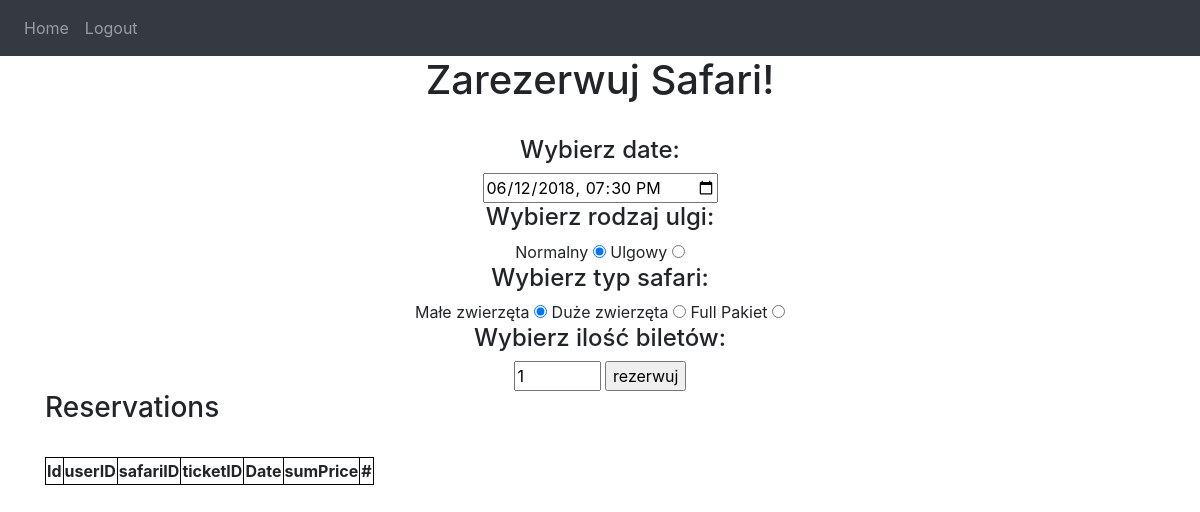
Page / (signed in) on the earlier database version.
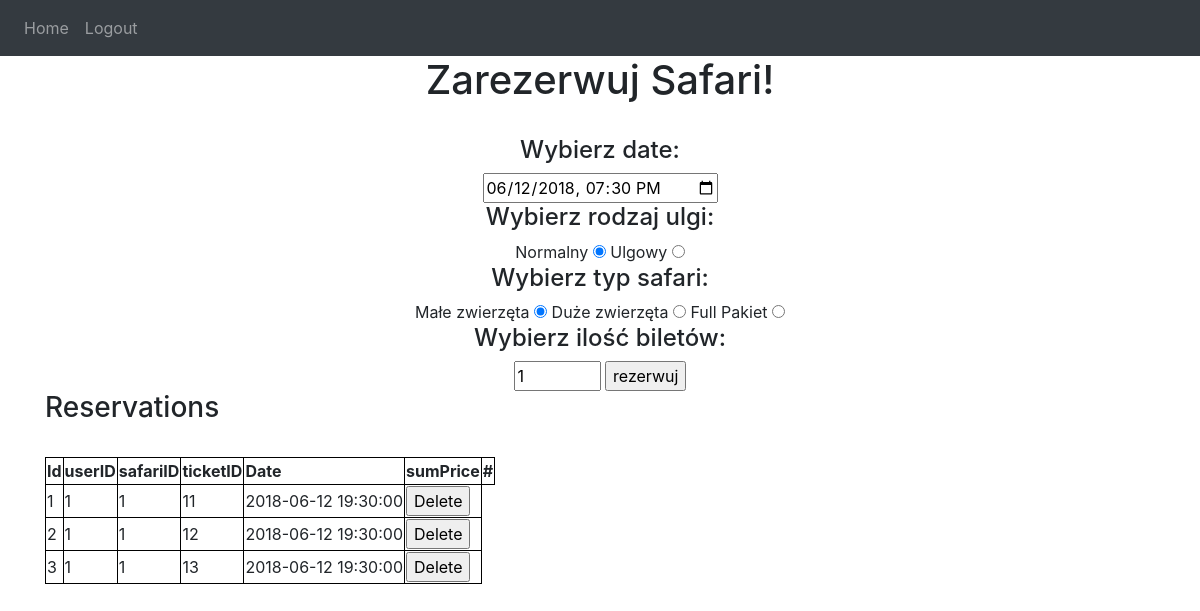
Same page on the later database version.
### website/models.py (models this page shows)
class Reservation(db.Model):
    __tablename__ = 'reservation'
    id = db.Column(db.Integer, primary_key=True)
    user_id = db.Column(db.Integer, db.ForeignKey('user.id'))
    ticket_id = db.Column(db.Integer, db.ForeignKey('ticket.id'))
    guide_id = db.Column(db.Integer, db.ForeignKey('guide.id'))
    safari_id = db.Column(db.Integer, db.ForeignKey('safari.id'))
    tickets = db.relationship('Ticket')
    users = db.relationship('User')
    safari = db.relationship('Safari')

class Safari(db.Model):
    __tablename__ = 'safari'
    id = db.Column(db.Integer, primary_key=True)
    date = db.Column(db.DateTime)
    type = db.Column(db.String(15000))
    seats = db.Column(db.Integer, nullable = False, default = 20)

### website/views.py (the view)
@views.route('/', methods=['GET', 'POST'])
@login_required
def home():
    user_id = current_user.id
    reservations = Reservation.query.filter_by(user_id = user_id)
    return render_template("home.html", user=current_user, reservations = reservations)

### website/__init__.py (called while the page is built)
def create_app():
    app = Flask(__name__)
    app.config['SECRET_KEY'] = '8d907asdadlk;asj1321'
    app.config['SQLALCHEMY_DATABASE_URI'] = f'sqlite:///{DB_NAME}'
    db.init_app(app)
    from .views import views
    from .auth import auth
    app.register_blueprint(views, url_prefix='/')
    app.register_blueprint(auth, url_prefix='/')
    with app.app_context():
        db.create_all()
    login_manager = LoginManager()
    login_manager.login_view = 'auth.login'
    login_manager.init_app(app)
    @login_manager.user_loader
    def load_user(id):
        from .models import User
        return User.query.get(int(id))
    return app

### website/templates/home.html (shortened to what this page needs)
{% extends "base.html" %} {% block title %}Home{% endblock %} {% block content
%}
<h1 align="center">Zarezerwuj Safari!</h1>
<form  action="/create-reservation" method="POST">
  <br />
  <div align="center">
    <h4>
      Wybierz date:
      </h4>
    <input type="datetime-local" id="date_safari" name="date_safari" value="2018-06-12T19:30">
    <h4>
      Wybierz rodzaj ulgi:
      </h4>
      Normalny
      <input type="radio" checked = "true" name="package1" value="full">
      Ulgowy
      <input type="radio"  name="package1" value="reduced">
    <h4>
      Wybierz typ safari:
      </h4>
      Małe zwierzęta
      <input type="radio" checked = "true" name="package2" value="small">
      Duże zwierzęta
      <input type="radio"  name="package2" value="big">
      Full Pakiet
      <input type="radio" name="package2" value="all">
      <h4>
        Wybierz ilość biletów:
        </h4>
        <input type="number" min="1" max="10" name="package3" value="1">
        <input type="submit" value="rezerwuj"/>
  </div>
</form>
<body>
  <h3>Reservations</h3>
  <br>
  <table>
    <thead>
      <th style="border: 1px solid black;">Id</th>
      <th style="border: 1px solid black;">userID</th>
      <th style="border: 1px solid black;">safariID</th>
      <th style="border: 1px solid black;">ticketID</th>
      <th style="border: 1px solid black;">Date</th>
      <th style="border: 1px solid black;">sumPrice</th>
      <th style="border: 1px solid black;">#</th>
   </thead>
     {% for reservation in reservations %}
     <tbody>
        <td style="border: 1px solid black;">{{reservation.id}}</td>
        <td style="border: 1px solid black;">{{reservation.user_id}}</td>
        <td style="border: 1px solid black;">{{reservation.safari_id}}</td>
        <td style="border: 1px solid black;">{{reservation.ticket_id}}</td>
        <td style="border: 1px solid black;">{{reservation.safari.date}}</td>
        <td style="border: 1px solid black;">
          <form action="{{ url_for('views.delete_reservation', id=reservation.id) }}" method="post">
            <input type="submit" value="Delete">
        </form>
        </td>
     </tbody>
     {% endfor%}
    </table>
</body>
{% endblock %}

### website/templates/base.html (shortened to what this page needs)
<!DOCTYPE html>
<html>
  <head>
    <link
      rel="stylesheet"
      href="https://stackpath.bootstrapcdn.com/bootstrap/4.4.1/css/bootstrap.min.css"
    />
    <link
      rel="stylesheet"
      href="https://stackpath.bootstrapcdn.com/font-awesome/4.7.0/css/font-awesome.min.css"
    />
  </head>
  <body>
    <nav class="navbar navbar-expand-lg navbar-dark bg-dark">
      <div class="collapse navbar-collapse" id="navbar">
        <div class="navbar-nav">
          {% if user.is_authenticated %}
          <a class="nav-item nav-link" id="home" href="/">Home</a>
          <a class="nav-item nav-link" id="logout" href="/logout">Logout</a>
          {% else %}
          <a class="nav-item nav-link" id="login" href="/login">Login</a>
          <a class="nav-item nav-link" id="signUp" href="/sign-up">Sign Up</a>
          {% endif %}
        </div>
      </div>
    </nav>
    <div class="container">{% block content %} {% endblock %}</div>
  </body>
</html>

Differences in the rows shown:
added Reservation: id "1", user_id "1", safari_id "1", ticket_id "11", safari "2018-06-12 19:30:00"
added Reservation: id "2", user_id "1", safari_id "1", ticket_id "12", safari "2018-06-12 19:30:00"
added Reservation: id "3", user_id "1", safari_id "1", ticket_id "13", safari "2018-06-12 19:30:00"
